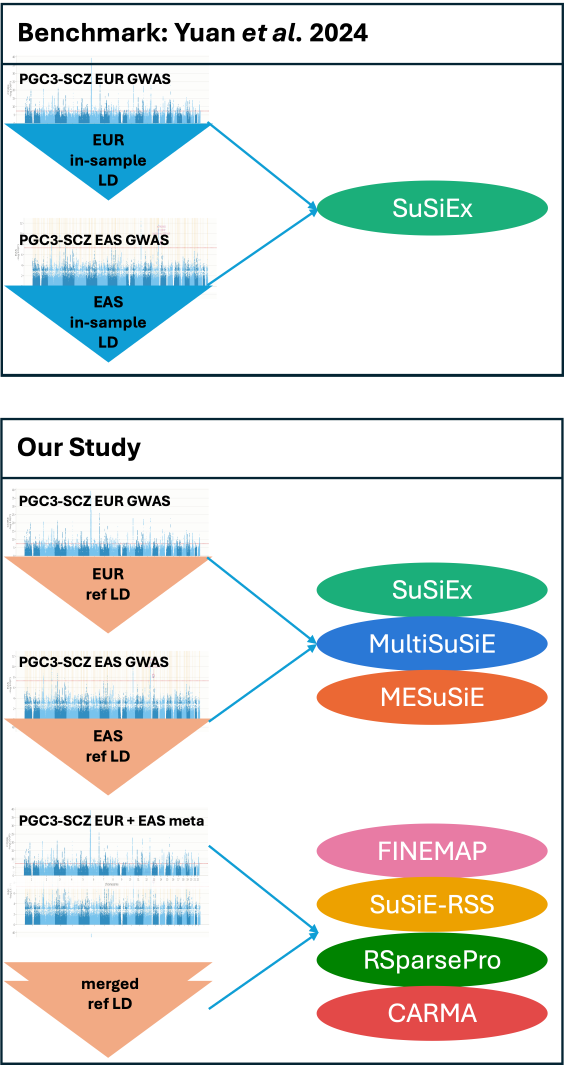
#> input picture multi_ancestry/metrics/figures/v2/fig1A.png, 1695 x 3194 px (shown at 1/3 size)
$ python compose_fig1.py
#> lines starting #> are read from the running program, lines starting #| are printed output that depends on the picture
### multi_ancestry/metrics/paths.py
"""Where the v2 figures and tables are read from and written to.

Defaults to figures/v2/ next to this file. Set V2_OUT to rebuild everything into another
directory instead (regenerate_v2.sh does this to check a rebuild against the committed files).
"""
import os

HERE = os.path.dirname(os.path.abspath(__file__))
V2 = os.path.abspath(os.environ.get("V2_OUT", os.path.join(HERE, "figures", "v2")))


def bold_font(size):
    """Panel-letter font for the compose_*.py composites: Arial Bold if installed (BOLD_FONT overrides),
    else matplotlib's bundled DejaVu Sans Bold, so the composites also build off macOS."""
    from PIL import ImageFont
    for f in (os.environ.get("BOLD_FONT", ""), "/System/Library/Fonts/Supplemental/Arial Bold.ttf",
              "/usr/share/fonts/truetype/msttcorefonts/Arial_Bold.ttf"):
        if f and os.path.exists(f):
            return ImageFont.truetype(f, size)
    import matplotlib
    return ImageFont.truetype(os.path.join(matplotlib.get_data_path(), "fonts", "ttf", "DejaVuSans-Bold.ttf"), size)

### multi_ancestry/metrics/compose_fig1.py
#!/usr/bin/env python3
"""Fig 1 composite: a = study-design schematic (fig1A.png, hand-drawn, flattened onto white) on the left,
b = in-CS PR curve top right, c = exact lead recovery bottom right. No resampling up: the right column is
set to 1c's native width and 1b is scaled down to it; the left column is scaled to the right column's height."""
import os
from PIL import Image, ImageDraw, ImageFont

from paths import V2 as D
from paths import bold_font
GAP, PAD, LPAD = 70, 40, 130   # LPAD: room left of panel a for its letter


def white(f):
#> called with f = 'fig1A.png'
    i = Image.open(os.path.join(D, f)).convert("RGBA")
#> i is the input picture: PIL image 1695x3194 RGBA; mean R, G, B, A 58.4, 62.8, 59.1, 89.4
    bg = Image.new("RGBA", i.size, "white"); bg.alpha_composite(i)
#> after `bg = Image.new('RGBA', i.size, 'white')`: bg: PIL image 1695x3194 RGBA; every value is 255
    return bg.convert("RGB")


a, b, c = white("fig1A.png"), white("fig1b_pr_curve_inCS.png"), white("fig1c_recovery.png")
#> call 2 of white, with f = 'fig1b_pr_curve_inCS.png'
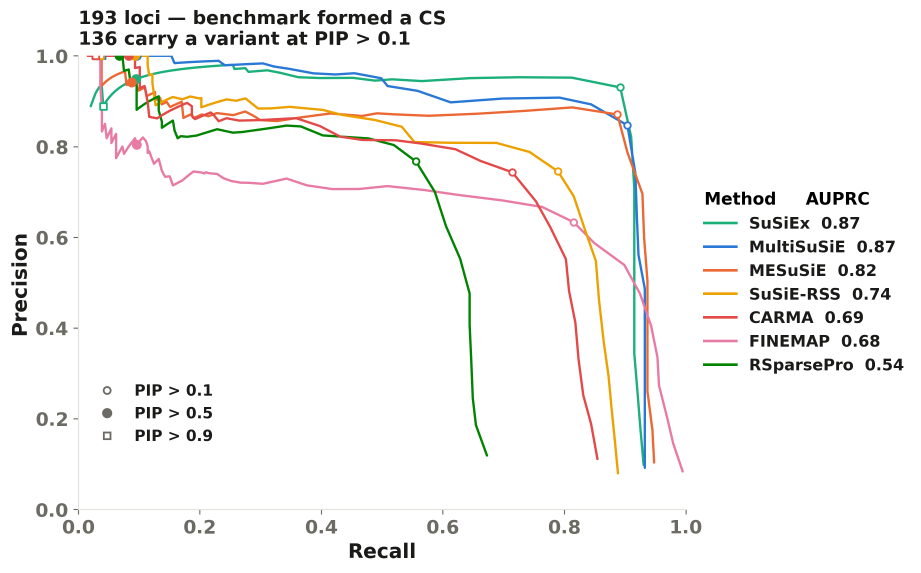
#> input picture multi_ancestry/metrics/figures/v2/fig1b_pr_curve_inCS.png, 2761 x 1717 px (shown at 1/3 size)
#> in white, i is the input picture: PIL image 2761x1717 RGBA; mean R, G, B, A 246.3, 245.8, 244.8, 255
#> in white (call 2), `bg = Image.new('RGBA', i.size, 'white')`: bg: PIL image 2761x1717 RGBA; every value is 255
#> call 3 of white, with f = 'fig1c_recovery.png'
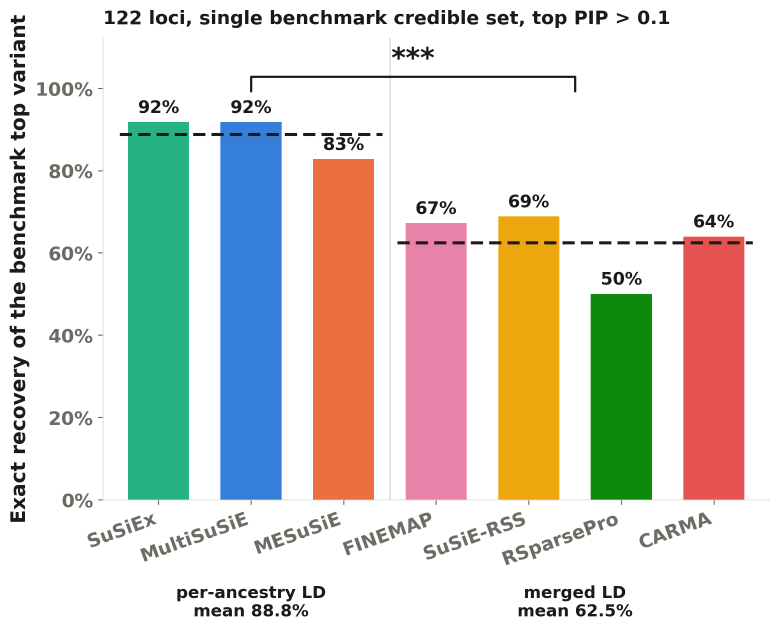
#> input picture multi_ancestry/metrics/figures/v2/fig1c_recovery.png, 2338 x 1889 px (shown at 1/3 size)
#> in white, i is the input picture: PIL image 2338x1889 RGBA; mean R, G, B, A 218.4, 215.6, 207.9, 255
#> in white (call 3), `bg = Image.new('RGBA', i.size, 'white')`: bg: PIL image 2338x1889 RGBA; every value is 255
Wr = c.size[0]
#> Wr = 2338
b = b.resize((Wr, round(b.size[1] * Wr / b.size[0])), Image.LANCZOS)
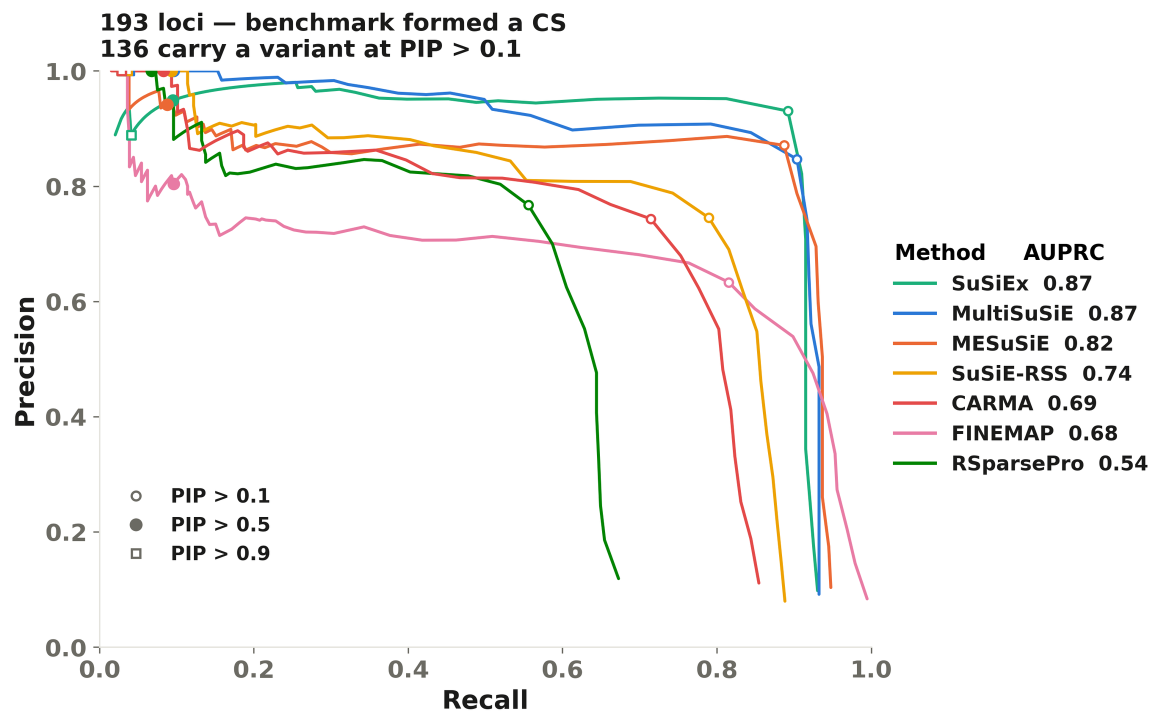
#> b: PIL image 2338x1454 RGB (shown at 1/2 size); mean R, G, B 246.2, 245.7, 244.7
H = b.size[1] + GAP + c.size[1]
#> H = 3413
a = a.resize((round(a.size[0] * H / a.size[1]), H), Image.LANCZOS)
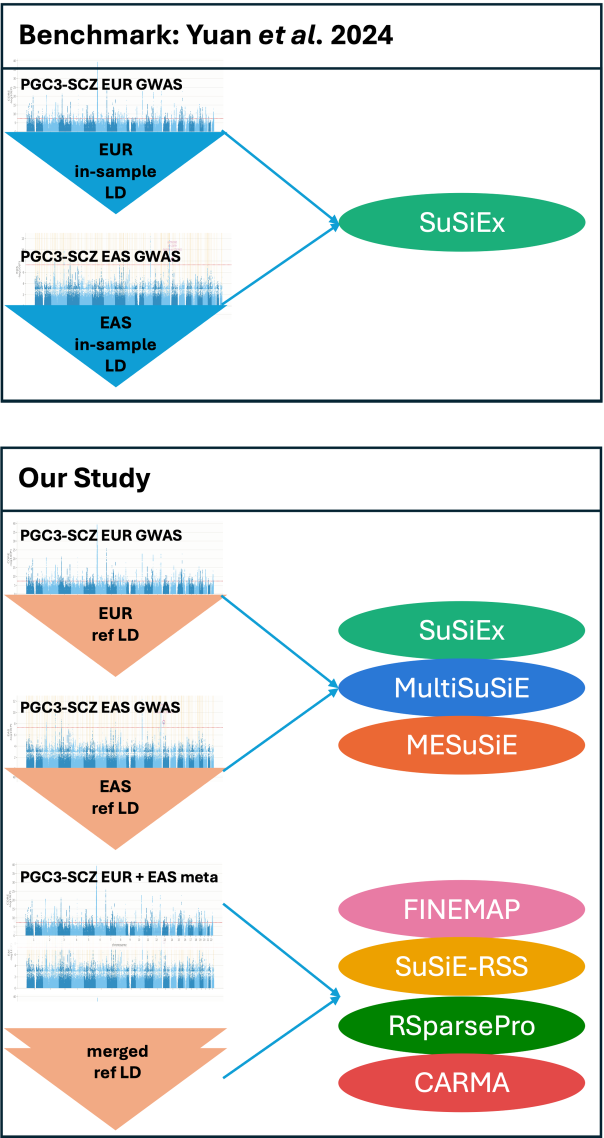
#> a: PIL image 1811x3413 RGB (shown at 1/3 size); mean R, G, B 218.1, 222, 218.2
W = LPAD + a.size[0] + GAP + Wr + PAD
#> W = 4389
fig = Image.new("RGB", (W, H + 2 * PAD), "white")
#> fig: PIL image 4389x3493 RGB; every value is 255
xa, xr = LPAD, LPAD + a.size[0] + GAP
#> xa = 130; xr = 2011
fig.paste(a, (xa, PAD)); fig.paste(b, (xr, PAD)); fig.paste(c, (xr, PAD + b.size[1] + GAP))
#> after `fig.paste(a, (xa, PAD))`:
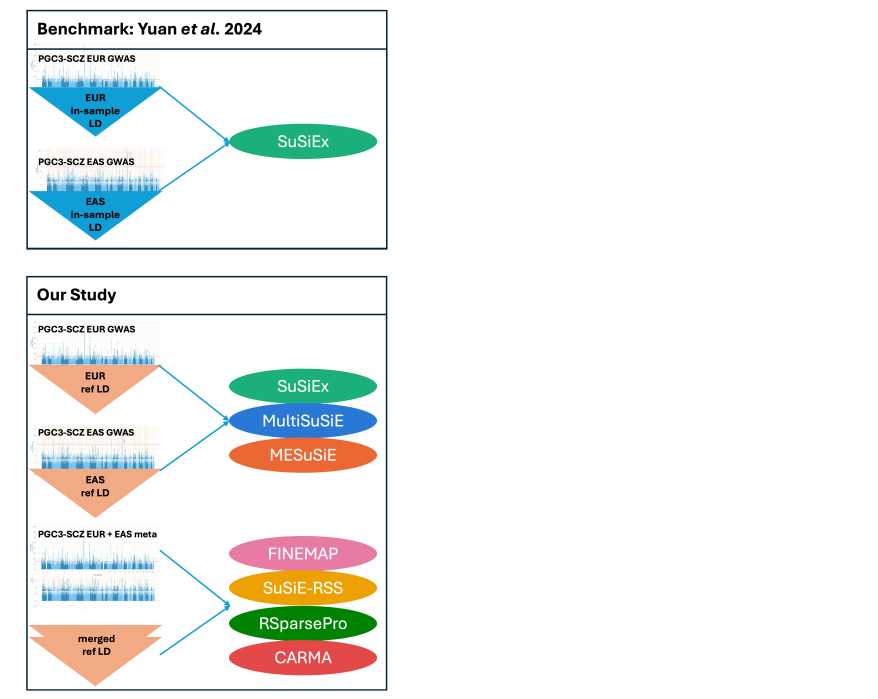
#> fig: PIL image 4389x3493 RGB (shown at 1/5 size); mean R, G, B 240.1, 241.7, 240.1
#> after `fig.paste(b, (xr, PAD))`:
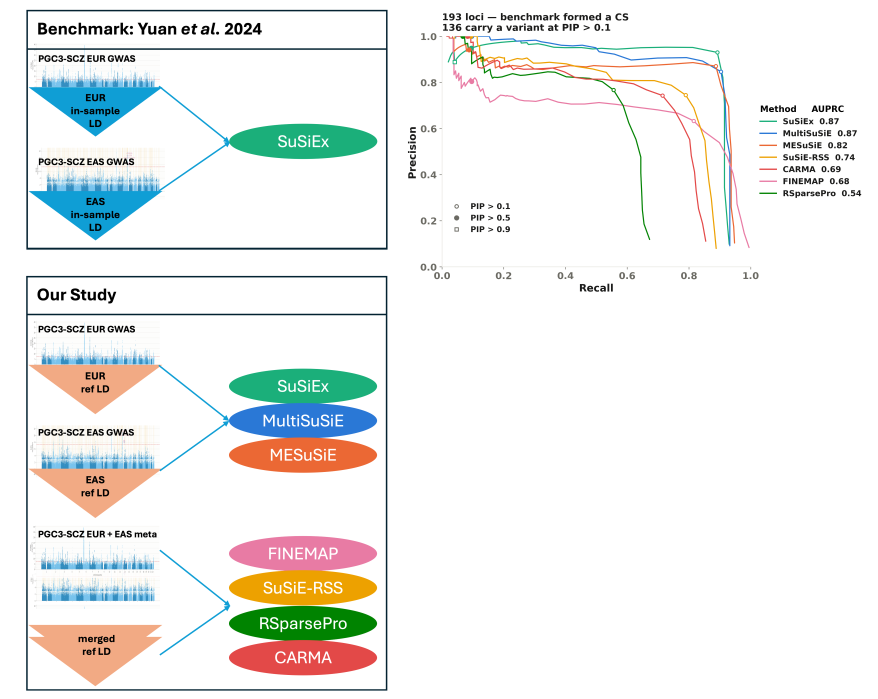
#> fig: PIL image 4389x3493 RGB (shown at 1/5 size); mean R, G, B 238.2, 239.6, 237.9
#> after `fig.paste(c, (xr, PAD + b.size[1] + GAP))`:
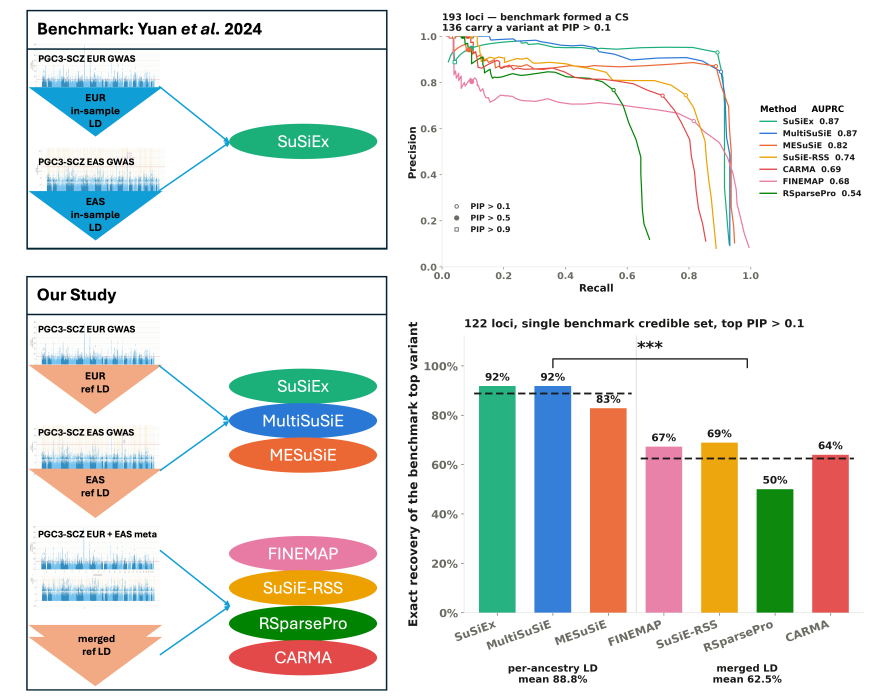
#> fig: PIL image 4389x3493 RGB (shown at 1/5 size); mean R, G, B 227.6, 228.3, 224.3
d = ImageDraw.Draw(fig)
f = bold_font(110)
for lab, (x, y) in {"a": (10, 0), "b": (xr - 60, 0), "c": (xr - 60, PAD + b.size[1] + GAP - 20)}.items():
    d.text((max(x, 0), y), lab, font=f, fill="black")
fig.save(os.path.join(D, "fig1.png"), dpi=(300, 300))
print("wrote fig1.png", fig.size)
#| wrote fig1.png (4389, 3493)
